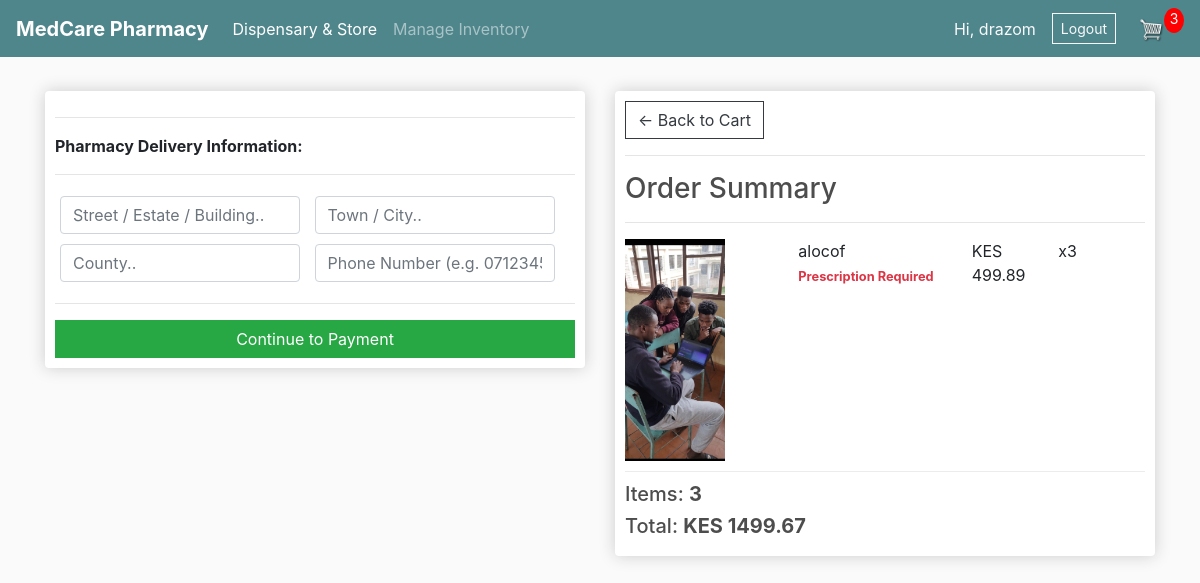
Screenshot of /checkout/ (signed in) with the database file from the repository.
### store/models.py (models this page shows, shortened)
class OrderItem(models.Model):
    product = models.ForeignKey(Product, on_delete=models.SET_NULL, null=True)
    order = models.ForeignKey(Order, on_delete=models.SET_NULL, null=True)
    quantity = models.IntegerField(default=0, null=True, blank=True)
    date_added = models.DateTimeField(auto_now_add=True)
    @property
    def get_total(self):
        if self.product:
            return self.product.price * self.quantity
        return 0

class Product(models.Model):
    CATEGORY_CHOICES = [
        ("OTC", "Over-the-Counter (OTC)"),
        ("PRESCRIPTION", "Prescription Medication"),
        ("FIRST_AID", "First Aid & Medical Supplies"),
        ("SUPPLEMENTS", "Vitamins & Supplements"),
        ("PERSONAL_CARE", "Personal & Baby Care"),
    ]
    name = models.CharField(max_length=200)
    price = models.DecimalField(max_digits=10, decimal_places=2)
    category = models.CharField(max_length=50, choices=CATEGORY_CHOICES, default="OTC")
    description = models.TextField(blank=True, null=True)
    stock_quantity = models.PositiveIntegerField(default=0)
    requires_prescription = models.BooleanField(default=False)
    digital = models.BooleanField(default=False, null=True, blank=True)
    image = models.ImageField(null=True, blank=True)

class Order(models.Model):
    customer = models.ForeignKey(
        Customer, on_delete=models.SET_NULL, null=True, blank=True
    )
    date_ordered = models.DateTimeField(auto_now_add=True)
    complete = models.BooleanField(default=False)
    transaction_id = models.CharField(max_length=100, null=True)
    @property
    def get_cart_total(self):
        orderitems = self.orderitem_set.all()
        return sum([item.get_total for item in orderitems])
    @property
    def get_cart_items(self):
        orderitems = self.orderitem_set.all()
        return sum([item.quantity for item in orderitems])

### store/views.py (the view)
# urls.py: path("checkout/", views.checkout, name="checkout"),
def checkout(request):
    data = get_cart_data(request)
    context = {
        "items": data["items"],
        "order": data["order"],
        "cartItems": data["cartItems"],
    }
    return render(request, "store/checkout.html", context)

### store/views.py (called while the page is built)
def get_cart_data(request):
    if request.user.is_authenticated:
        customer, _ = Customer.objects.get_or_create(
            user=request.user,
            defaults={"name": request.user.username, "email": request.user.email},
        )
        order, _ = Order.objects.get_or_create(customer=customer, complete=False)
        items = order.orderitem_set.all()
        cartItems = order.get_cart_items
    else:
        items = []
        order = {"get_cart_total": 0, "get_cart_items": 0}
        cartItems = 0
    return {"items": items, "order": order, "cartItems": cartItems}

### store/templates/store/checkout.html (shortened to what this page needs)
{% extends "store/main.html" %}
{% load static %}
{% block content %}
<div class="row">
        <div class="col-lg-6">
                <div class="box-element" id="form-wrapper">
                        <form id="form">
                                <div id="shipping-info">
                                        <hr>
                                        <p><strong>Pharmacy Delivery Information:</strong></p>
                                        <hr>
                                        <div class="form-field">
                                                <input required class="form-control" type="text" name="address"
                                                        placeholder="Street / Estate / Building..">
                                        </div>
                                        <div class="form-field">
                                                <input required class="form-control" type="text" name="city"
                                                        placeholder="Town / City..">
                                        </div>
                                        <div class="form-field">
                                                <input required class="form-control" type="text" name="state"
                                                        placeholder="County..">
                                        </div>
                                        <div class="form-field">
                                                <input required class="form-control" type="text" name="zipcode"
                                                        placeholder="Phone Number (e.g. 0712345678)..">
                                        </div>
                                </div>
                                <hr>
                                <input id="form-button" class="btn btn-success btn-block" type="submit"
                                        value="Continue to Payment">
                        </form>
                </div>
                <br>
        </div>
        <div class="col-lg-6">
                <div class="box-element">
                        <a class="btn btn-outline-dark" href="{% url 'store:cart' %}">&#x2190; Back to Cart</a>
                        <hr>
                        <h3>Order Summary</h3>
                        <hr>
                        {% for item in items %}
                        <div class="cart-row">
                                <div style="flex:2">
                                        {% if item.product.image %}
                                        <img class="row-image" src="{{ item.product.image.url }}"
                                                alt="{{ item.product.name }}">
                                        {% else %}
                                        <img class="row-image" src="{% static 'store/img/placeholder.png' %}"
                                                alt="Placeholder">
                                        {% endif %}
                                </div>
                                <div style="flex:2">
                                        <p class="mb-0">{{ item.product.name }}</p>
                                        {% if item.product.requires_prescription %}
                                        <small class="text-danger font-weight-bold">Prescription Required</small>
                                        {% endif %}
                                </div>
                                <div style="flex:1">
                                        <p>KES {{ item.product.price|floatformat:2 }}</p>
                                </div>
                                <div style="flex:1">
                                        <p>x{{ item.quantity }}</p>
                                </div>
                        </div>
                        {% endfor %}
                        <h5>Items: <strong>{{ order.get_cart_items }}</strong></h5>
                        <h5>Total: <strong>KES {{ order.get_cart_total|floatformat:2 }}</strong></h5>
                </div>
        </div>
</div>
{% endblock content %}

### store/templates/store/main.html (shortened to what this page needs)
<!doctype html>
{% load static %}
<html lang="en">
<head>
  <link rel="stylesheet" href="https://stackpath.bootstrapcdn.com/bootstrap/4.4.1/css/bootstrap.min.css"
>
  <link rel="stylesheet" href="{% static 'store/css/main.css' %}">
</head>
<body>
  <nav class="navbar navbar-expand-lg navbar-dark bg-dark">
    <a class="navbar-brand" href="{% url 'store:store' %}"><strong>MedCare Pharmacy</strong></a>
    <div class="collapse navbar-collapse" id="navbarSupportedContent">
      <ul class="navbar-nav mr-auto">
        <li class="nav-item active">
          <a class="nav-link" href="{% url 'store:store' %}">Dispensary & Store </a>
        </li>
        {% if request.user.is_staff %}
        <li class="nav-item">
          <a class="nav-link" href="/admin/">Manage Inventory</a>
        </li>
        {% endif %}
      </ul>
      <div class="form-inline my-2 my-lg-0">
        {% if request.user.is_authenticated %}
        <span class="text-light mr-3">Hi, {{ request.user.username }}</span>
        <a href="/admin/logout/" class="btn btn-outline-light btn-sm mr-2">Logout</a>
        {% else %}
        <a href="/admin/login/?next=/" class="btn btn-warning">Login</a>
        {% endif %}
        <a href="{% url 'store:cart' %}">
          <img id="cart-icon" src="{% static 'store/img/cart.png' %}">
        </a>
        <p id="cart-total">{{ cartItems|default:0 }}</p>
      </div>
    </div>
  </nav>
  <div class="container">
    <br>
    {% block content %}
    {% endblock content %}
  </div>
</body>
</html>

### store/static/store/css/main.css (style rules this page uses)
body { background-color: hsl(0, 0%, 98%); }
h1, h2, h3, h4, h5, h6 { color: hsl(0, 0%, 30%); }
.box-element { box-shadow: hsl(0, 0%, 80%) 0 0 16px; background-color: #fff; border-radius: 4px; padding: 10px; }
.bg-dark { background-color: #4f868c !important; }
#cart-icon { width: 25px; display: inline-block; margin-left: 15px; }
#cart-total { display: block; text-align: center; color: #fff; background-color: red; width: 20px; height: 25px; border-radius: 50%; font-size: 14px; }
.col-lg-4, .col-lg-6, .col-lg-8, .col-lg-12 { margin-top: 10px; }
.btn { border-radius: 0; }
.row-image { width: 100px; }
.form-field { width: 250px; display: inline-block; padding: 5px; }
.cart-row { display: flex; align-items: flex-stretch; padding-bottom: 10px; margin-bottom: 10px; border-bottom: 1px solid #ececec; }

### rows the page displays
OrderItem: product.image (picture), product.name "alocof", shows "Prescription Required", product.price "499.89", quantity "3"
Order: get_cart_items "3", get_cart_total "1499.67"

### other values shown
{{ request.user.username }} "drazom"
{{ cartItems|default:0 }} "3"
